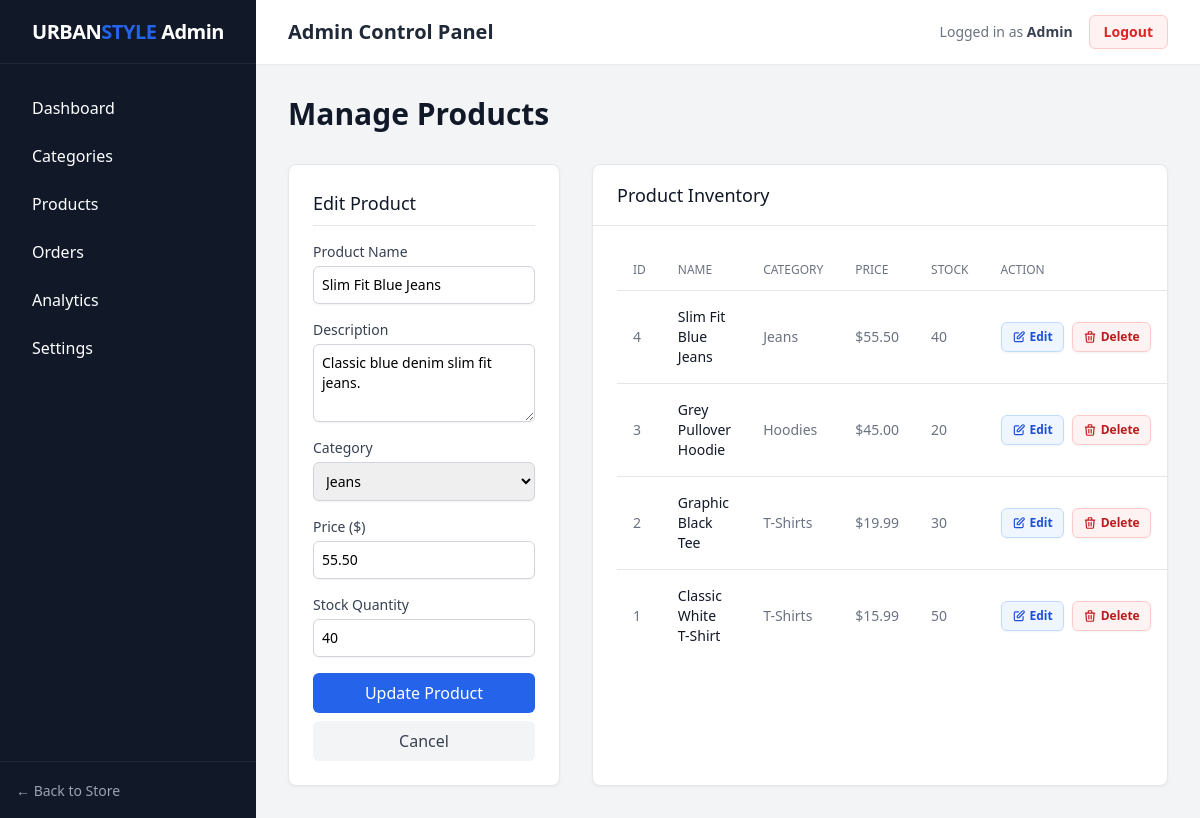
Screenshot of /admin/products.php?edit=4 (signed in) with the database file from the repository.
### tables this page shows
CREATE TABLE IF NOT EXISTS products (
    id INT AUTO_INCREMENT PRIMARY KEY,
    category_id INT NOT NULL,
    name VARCHAR(255) NOT NULL,
    description TEXT,
    price DECIMAL(10, 2) NOT NULL,
    image_url VARCHAR(255) DEFAULT 'default.jpg',
    stock_quantity INT DEFAULT 0,
    created_at TIMESTAMP DEFAULT CURRENT_TIMESTAMP,
    FOREIGN KEY (category_id) REFERENCES categories(id) ON DELETE CASCADE
);

CREATE TABLE IF NOT EXISTS categories (
    id INT AUTO_INCREMENT PRIMARY KEY,
    parent_id INT NULL DEFAULT NULL,
    name VARCHAR(100) NOT NULL,
    description TEXT,
    created_at TIMESTAMP DEFAULT CURRENT_TIMESTAMP,
    FOREIGN KEY (parent_id) REFERENCES categories(id) ON DELETE CASCADE
);

### admin/products.php (the view, shortened to what this page needs)
<?php
require_once '../config/database.php';
$edit_product = null;
if(isset($_GET['edit'])) {
    $edit_id = (int)$_GET['edit'];
    $edit_query = mysqli_query($conn, "SELECT * FROM products WHERE id = $edit_id");
    if(mysqli_num_rows($edit_query) > 0) {
        $edit_product = mysqli_fetch_assoc($edit_query);
    }
}
require_once 'includes/header.php';
$products = mysqli_query($conn, "
    SELECT p.*, c1.name as category_name, c2.name as parent_category_name
    FROM products p
    LEFT JOIN categories c1 ON p.category_id = c1.id
    LEFT JOIN categories c2 ON c1.parent_id = c2.id
    ORDER BY p.id DESC
");
$categories = mysqli_query($conn, "
    SELECT c1.id, c1.name, c2.name as parent_name
    FROM categories c1
    LEFT JOIN categories c2 ON c1.parent_id = c2.id
    ORDER BY COALESCE(c1.parent_id, c1.id) ASC, c1.parent_id IS NOT NULL ASC, c1.name ASC
");
?>
<div class="flex justify-between items-center mb-8">
    <h1 class="text-3xl font-bold text-gray-900">Manage Products</h1>
</div>
<div class="grid grid-cols-1 lg:grid-cols-3 gap-8">
    <div class="bg-white rounded-lg shadow-sm border border-gray-200 p-6 lg:col-span-1 h-fit">
        <h3 class="text-lg font-medium text-gray-900 mb-4 border-b pb-2">
            <?php echo $edit_product ? 'Edit Product' : 'Add New Product'; ?>
        </h3>
        <form action="products.php" method="POST">
            <div class="mb-4">
                <label class="block text-sm font-medium text-gray-700">Product Name</label>
                <input type="text" name="name" required value="<?php echo $edit_product ? htmlspecialchars($edit_product['name']) : ''; ?>" class="mt-1 block w-full rounded-md border-gray-300 shadow-sm focus:border-accent focus:ring-accent sm:text-sm p-2 border">
            </div>
            <div class="mb-4">
                <label class="block text-sm font-medium text-gray-700">Description</label>
                <textarea name="description" rows="3" required class="mt-1 block w-full rounded-md border-gray-300 shadow-sm focus:border-accent focus:ring-accent sm:text-sm p-2 border"><?php echo $edit_product ? htmlspecialchars($edit_product['description']) : ''; ?></textarea>
            </div>
            <div class="mb-4">
                <label class="block text-sm font-medium text-gray-700">Category</label>
                <select name="category_id" required class="mt-1 block w-full rounded-md border-gray-300 shadow-sm focus:border-accent focus:ring-accent sm:text-sm p-2 border">
                    <?php while($cat = mysqli_fetch_assoc($categories)): ?>
                        <option value="<?php echo $cat['id']; ?>" <?php if($edit_product && $edit_product['category_id'] == $cat['id']) echo 'selected'; ?>>
                            <?php
                            if ($cat['parent_name']) {
                                echo htmlspecialchars($cat['parent_name'] . ' > ' . $cat['name']);
                            } else {
                                echo htmlspecialchars($cat['name']);
                            }
                            ?>
                        </option>
                    <?php endwhile; ?>
                </select>
            </div>
            <div class="mb-4">
                <label class="block text-sm font-medium text-gray-700">Price ($)</label>
                <input type="number" step="0.01" name="price" required value="<?php echo $edit_product ? htmlspecialchars($edit_product['price']) : ''; ?>" class="mt-1 block w-full rounded-md border-gray-300 shadow-sm focus:border-accent focus:ring-accent sm:text-sm p-2 border">
            </div>
            <div class="mb-4">
                <label class="block text-sm font-medium text-gray-700">Stock Quantity</label>
                <input type="number" name="stock_quantity" required value="<?php echo $edit_product ? htmlspecialchars($edit_product['stock_quantity']) : ''; ?>" class="mt-1 block w-full rounded-md border-gray-300 shadow-sm focus:border-accent focus:ring-accent sm:text-sm p-2 border">
            </div>
            <?php if($edit_product): ?>
                <button type="submit" name="update_product" class="w-full bg-accent text-white py-2 px-4 rounded-md hover:bg-blue-700 font-medium transition-colors mb-2">Update Product</button>
                <a href="products.php" class="block w-full text-center bg-gray-100 text-gray-700 py-2 px-4 rounded-md hover:bg-gray-200 font-medium transition-colors">Cancel</a>
            <?php else: ?>
                <button type="submit" name="add_product" class="w-full bg-accent text-white py-2 px-4 rounded-md hover:bg-blue-700 font-medium transition-colors">Add Product</button>
            <?php endif; ?>
        </form>
    </div>
    <div class="bg-white rounded-lg shadow-sm border border-gray-200 lg:col-span-2">
        <div class="px-6 py-4 border-b border-gray-200">
            <h3 class="text-lg font-medium text-gray-900">Product Inventory</h3>
        </div>
        <div class="p-6 overflow-x-auto">
            <table class="min-w-full divide-y divide-gray-200">
                <thead>
                    <tr>
                        <th class="px-4 py-3 text-left text-xs font-medium text-gray-500 uppercase">ID</th>
                        <th class="px-4 py-3 text-left text-xs font-medium text-gray-500 uppercase">Name</th>
                        <th class="px-4 py-3 text-left text-xs font-medium text-gray-500 uppercase">Category</th>
                        <th class="px-4 py-3 text-left text-xs font-medium text-gray-500 uppercase">Price</th>
                        <th class="px-4 py-3 text-left text-xs font-medium text-gray-500 uppercase">Stock</th>
                        <th class="px-4 py-3 text-left text-xs font-medium text-gray-500 uppercase">Action</th>
                    </tr>
                </thead>
                <tbody class="divide-y divide-gray-200">
                    <?php while($prod = mysqli_fetch_assoc($products)): ?>
                    <tr>
                        <td class="px-4 py-4 text-sm text-gray-500"><?php echo $prod['id']; ?></td>
                        <td class="px-4 py-4 text-sm font-medium text-gray-900"><?php echo htmlspecialchars($prod['name']); ?></td>
                        <td class="px-4 py-4 text-sm text-gray-500">
                            <?php
                            if ($prod['parent_category_name']) {
                                echo htmlspecialchars($prod['parent_category_name'] . ' > ' . $prod['category_name']);
                            } else {
                                echo htmlspecialchars($prod['category_name']);
                            }
                            ?>
                        </td>
                        <td class="px-4 py-4 text-sm text-gray-500">$<?php echo $prod['price']; ?></td>
                        <td class="px-4 py-4 text-sm text-gray-500"><?php echo $prod['stock_quantity']; ?></td>
                        <td class="px-4 py-4 text-sm font-medium whitespace-nowrap">
                            <div class="flex items-center space-x-2">
                                <a href="products.php?edit=<?php echo $prod['id']; ?>" class="inline-flex items-center gap-1 px-2.5 py-1.5 bg-blue-50 text-blue-700 hover:bg-blue-100 border border-blue-200 hover:border-blue-300 rounded-md text-xs font-semibold shadow-sm transition-all duration-200">
                                    <svg class="w-3.5 h-3.5" fill="none" stroke="currentColor" viewBox="0 0 24 24" xmlns="http://www.w3.org/2000/svg">
                                        <path stroke-linecap="round" stroke-linejoin="round" stroke-width="2" d="M11 5H6a2 2 0 00-2 2v11a2 2 0 002 2h11a2 2 0 002-2v-5m-1.414-9.414a2 2 0 112.828 2.828L11.828 15H9v-2.828l8.586-8.586z"></path>
                                    </svg>
                                    Edit
                                </a>
                                <a href="products.php?delete=<?php echo $prod['id']; ?>" onclick="return confirm('Are you sure you want to delete this product?')" class="inline-flex items-center gap-1 px-2.5 py-1.5 bg-red-50 text-red-700 hover:bg-red-100 border border-red-200 hover:border-red-300 rounded-md text-xs font-semibold shadow-sm transition-all duration-200">
                                    Delete
                                </a>
                            </div>
                        </td>
                    </tr>
                    <?php endwhile; ?>
                </tbody>
            </table>
        </div>
    </div>
</div>
<?php require_once 'includes/footer.php'; ?>

### rows the page displays
products: name "Slim Fit Blue Jeans", description "Classic blue denim slim fit jeans.", category_id "Jeans", price "55.50", stock_quantity "40", id "4", category.name "Jeans"
products: id "3", name "Grey Pullover Hoodie", category.name "Hoodies", price "45.00", stock_quantity "20"
products: id "2", name "Graphic Black Tee", category.name "T-Shirts", price "19.99", stock_quantity "30"
products: id "1", name "Classic White T-Shirt", category.name "T-Shirts", price "15.99", stock_quantity "50"

### other values shown
$_SESSION['admin_username'] "Admin"
